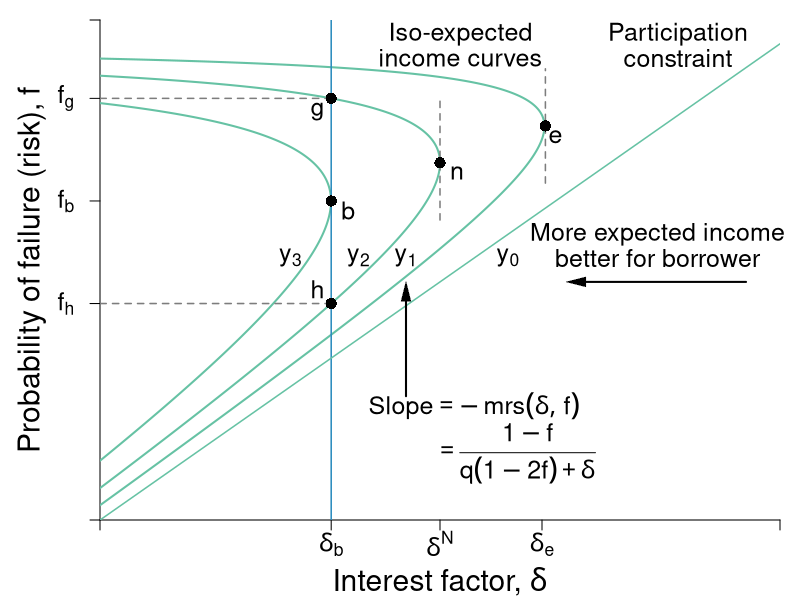

R code for this plot:
#Graph Designer: Simon Halliday
#Authors: Bowles, Foley and Halliday
#Title: Coordination, Conflict and Competition: A Text in Microeconomics

library(shape)
pdf(file = "credit/non_contractual_brf_part_a.pdf", width = 8, height = 6)

#Set parameters for graphics
axislabelsize <- 1.8
labelsize <- 1.5
namesize <- 1.8
annotatesize <- 1.5
graphlinewidth <- 2
segmentlinewidth <- 1.5

COL <- c("#7fc97f", "#beaed4", "#fdc086", "#ffff99", "#386cb0", "#f0027f", "#bf5b17", "#666666")
COLA <- c("#e0f3db", "#99d8c9","#66c2a4","#41ae76", "#238b45", "#005824")
COLB <- c("#c6dbef", "#4eb3d3", "#2b8cbe", "#0868ac","#084081")
grays <- gray.colors(25, start = 1, end = 0)

#Edited the margins to cater for the larger LHS labels
par(mar =  c(4, 5, 1, 1))

brfFn <- function(delta, mu = 1) {
  .5 + (delta / (2 * mu)) 
}

isoreturnFn <- function(delta, pi=0.125) {
  1 - (pi)/delta
}


yFn <- function(d1, f1, mu = 1){
  mu*f1*(1 - f1) - d1*(1 - f1)
}

ylow <- function(delta, mu = 1, ybar = 0.03){
  (-sqrt(delta^2 - 2*delta*mu + mu^2 - 4*mu*ybar) + delta + mu)/(2*mu)
}

yhigh <- function(delta, mu = 1, ybar = 0.03){
  (sqrt(delta^2 - 2*delta*mu + mu^2 - 4*mu*ybar) + delta + mu)/(2*mu)
}

xlims <- c(0, 1)
ylims <- c(0, 1.05)

npts <- 501 
d1 <- seq(xlims[1], xlims[2], length.out = npts)
f1 <- seq(ylims[1], ylims[2], length.out = npts) 
a <- c(0.03, 0.0625, 0.109)

plot(0, 0, xlim = xlims, ylim = ylims, type = "n",
     xlab = expression(paste("")),
     ylab = expression(paste("")), 
     xaxt = "n", 
     yaxt = "n", 
     cex.lab = axislabelsize, 
     bty = "n", 
     xaxs="i", 
     yaxs="i"
)


# ticksy <- seq(from = 0, to = ylims[2], by = 0.1)
# ylabels <- seq(from = 0, to = ylims[2], by = 0.1)
# ticksx <- seq(from = 0, to = xlims[2], by = 0.1)
# xlabels <- seq(from = 0, to = xlims[2], by = 0.1)
#ticksy <- c(ylims[1], 0.5, brfFn(delta = 0.34), brfFn(delta = 0.5), brfFn(delta = 0.65), yhigh(delta = 0.5), ylims[2])
#ticksy <- c(ylims[1], 0.5, brfFn(delta = 0.34), NA, brfFn(delta = 0.5), NA, NA, ylims[2])
ticksy <- c(ylims[1], NA, NA, ylow(delta = 0.34, ybar = 0.0625), brfFn(delta = 0.34), NA, yhigh(delta = 0.34, ybar = 0.0625), ylims[2])

ylabels <- c(NA, NA, NA, NA,NA,NA, NA, NA)
#ylabels <- c(NA, expression(paste(f == frac(1,2))), expression(paste(f^d)), expression(paste(f*(delta^L) )),  expression(paste(f*(delta^n) == frac(3,4))),expression(paste(f*(delta^H) )), expression(paste(f^e)), NA)
ticksx <- c(xlims[1], 0.34, 0.5, 0.65, xlims[2])
xlabels <- c(NA,  expression(paste(delta[b])), expression(paste(delta^N)), expression(paste(delta[e])), NA)

axis(1, at = ticksx, pos = 0, labels = xlabels, cex.axis = labelsize)
axis(2, at = ticksy, pos = 0, labels = ylabels, las = 1,cex.axis = labelsize)

#ylabels <- c(NA, expression(paste(f == frac(1,2))), expression(paste(f^d)), expression(paste(f*(delta^L) )),  expression(paste(f*(delta^n) == frac(3,4))),expression(paste(f*(delta^H) )), expression(paste(f^e)), NA)
#text(-0.08, 0.45, expression(paste(f == frac(1,2))), cex = labelsize, xpd =TRUE)

text(-0.05, ylow(delta = 0.34, ybar = 0.0625), expression(paste(f[h])), cex = labelsize, xpd =TRUE)
#text(-0.07, 0.665, expression(paste(f*(delta^L) )), cex = labelsize, xpd =TRUE)
#text(-0.105, 0.753, expression(paste(f*(delta^N) ==frac(3,4) )), cex = labelsize, xpd =TRUE)
#text(-0.07, 0.832, expression(paste(f*(delta^n))), cex = labelsize, xpd =TRUE)
#text(-0.07, 0.93, expression(paste(f*(delta^H) )), cex = labelsize, xpd =TRUE)
text(-0.05, brfFn(delta = 0.34), expression(paste(f[b])), cex = labelsize, xpd =TRUE)
text(-0.05, yhigh(delta = 0.34, ybar = 0.0625), expression(paste(f[g])), cex = labelsize, xpd =TRUE)
# y-labels with numeric values
# text(-0.0905, 0.48, expression(paste(frac(1,2) == f)), cex = labelsize, xpd =TRUE)
# text(-0.05, 0.58, expression(paste(0.57 == f^d)), cex = labelsize, xpd =TRUE)
# text(-0.07, 0.66, expression(paste(0.67 == f*(delta^L) )), cex = labelsize, xpd =TRUE)
# text(-0.105, 0.76, expression(paste(frac(3,4) == f*(delta^n))), cex = labelsize, xpd =TRUE)
# text(-0.07, 0.84, expression(paste(0.83 == f*(delta^n) )), cex = labelsize, xpd =TRUE)
# text(-0.07, 0.93, expression(paste(0.93 == f*(delta^H) )), cex = labelsize, xpd =TRUE)
# text(-0.05, 1.05, expression(paste(1.05f^e)), cex = labelsize, xpd =TRUE)


npts <- 503 
xx1 <- seq(xlims[1], xlims[2], length.out = npts)
xx2 <- seq(0, 1, length.out = npts)

#Draw the graphs
#lines(xx1, brfFn(xx1), col = COLA[4], lwd = graphlinewidth)

#Axis labels
mtext(expression(paste("Interest factor, ", delta)), side = 1, line = 3, cex = axislabelsize)
text(-0.1, 0.5*(ylims[2]), expression(paste("Probability of failure (risk), ", f)), xpd = TRUE, cex = axislabelsize, srt = 90) 

#Contour lines
contour(d1, f1,
        outer(d1, f1, yFn),
        drawlabels = FALSE,
        col = COLA[3],
        lwd = graphlinewidth,
        levels = a,
        xaxs="i",
        yaxs="i",
        add = TRUE)

segments(0.5, 0.63, 0.5, yhigh(delta = 0.5) - 0.05, lty = 2, col = grays[20] , lwd = segmentlinewidth)
segments(0, yhigh(delta = 0.34, ybar = 0.0625), 0.34, yhigh(delta = 0.34, ybar = 0.0625), lty = 2, col = grays[20] , lwd = segmentlinewidth)
segments(0, ylow(delta = 0.34, ybar = 0.0625), 0.34, ylow(delta = 0.34, ybar = 0.0625), lty = 2, col = grays[20] , lwd = segmentlinewidth)

segments(0.34, 0, 0.34, ylims[2], lty = 1, col = COLB[3], lwd = segmentlinewidth)
segments(0.655, brfFn(delta = 0.655) - 0.12, 0.655, brfFn(delta = 0.655) + 0.12, lty = 2, col = grays[20] , lwd = segmentlinewidth)

segments(0, 0, 1, 1, lty = 1, col = COLA[3] , lwd = segmentlinewidth)

# 
# segments(8, 0, 8,indiffA(x = 8)  , lty = 2, col = "gray" , lwd = segmentlinewidth)
# segments(0, indiffA(x = 8) , 8,indiffA(x = 8)  , lty = 2, col = "gray" , lwd = segmentlinewidth)

text(0.5+ 0.025, brfFn(delta = 0.5) - 0.02, expression(paste(n)), cex = labelsize)
points(0.5, brfFn(delta = 0.5), pch = 16, col = "black", cex = 1.5)
text(0.34+ 0.025, brfFn(delta = 0.34) - 0.02, expression(paste(b)), cex = labelsize)
points(0.34, brfFn(delta = 0.34), pch = 16, col = "black", cex = 1.5)
text(0.65 + 0.02, brfFn(delta = 0.65) - 0.02, expression(paste(e)), cex = labelsize)
points(0.655, brfFn(delta = 0.655), pch = 16, col = "black", cex = 1.5)

#Points g and h on the Nash iso-expected income
#but on the lower delta for delta[b]
text(0.34 - 0.02, ylow(delta = 0.34, ybar = 0.0625) + 0.03, expression(paste(h)), cex = labelsize)
points(0.34, ylow(delta = 0.34, ybar = 0.0625), pch = 16, col = "black", cex = 1.5)
text(0.34 - 0.02, yhigh(delta = 0.34, ybar = 0.0625) - 0.028, expression(paste(g)), cex = labelsize)
points(0.34, yhigh(delta = 0.34, ybar = 0.0625), pch = 16, col = "black", cex = 1.5)



text(0.53, 1.02, expression(paste("Iso-expected")), cex = labelsize)
text(0.53, 0.97, expression(paste("income curves")), cex = labelsize)
#text(0.3, 1.01, expression(paste(y[1] == y^L)), cex = labelsize)
#text(0.3, 0.88, expression(paste(y[2] == y^{NE})), cex = labelsize)
#text(0.2, 0.75, expression(paste(y[3] == y^H)), cex = labelsize)

text(0.6, 0.55, expression(paste(y[0])), cex = labelsize)
text(0.45, 0.55, expression(paste(y[1])), cex = labelsize)
text(0.38, 0.55, expression(paste(y[2])), cex = labelsize)
text(0.28, 0.55, expression(paste(y[3])), cex = labelsize)
text(0.55, 0.24, expression(paste("Slope", phantom() == -mrs(delta, f))), cex = labelsize)
text(0.61, 0.14, expression(paste(phantom() == frac(1 - f, q*(1 - 2*f) + delta))), cex = labelsize)
Arrows(0.45, 0.26, 0.45, 0.48, col = "black", lty = 1, lwd = 2, arr.type = "triangle", arr.lwd = 0.5)


text(0.82, 0.6, expression(paste("More expected income")), cex = labelsize, xpd = TRUE)
text(0.82, 0.55, expression(paste("better for borrower")), cex = labelsize,xpd = TRUE)
Arrows(0.95, 0.5, 0.7, 0.5, col = "black", lty = 1, lwd = 2, arr.type = "triangle", arr.lwd = 0.5)

text(0.85, 1.02, expression(paste("Participation")), cex = labelsize)
text(0.85, 0.97, expression(paste("constraint")), cex = labelsize)



#text(0.85, 0.68, expression(paste("A's Best Response")), cex = labelsize, xpd  = TRUE)
#text(0.85, 0.63, expression(paste("function")), cex = labelsize, xpd  = TRUE)
#text(0.86, 0.55, expression(paste("Slope ", phantom() == frac(1, 2*q))), cex = labelsize, xpd  = TRUE)
#Arrows(0.85, 0.73, 0.85, 0.89, col = "black", lty = 1, lwd = 2, arr.type = "triangle", arr.lwd = 0.5)

dev.off()
